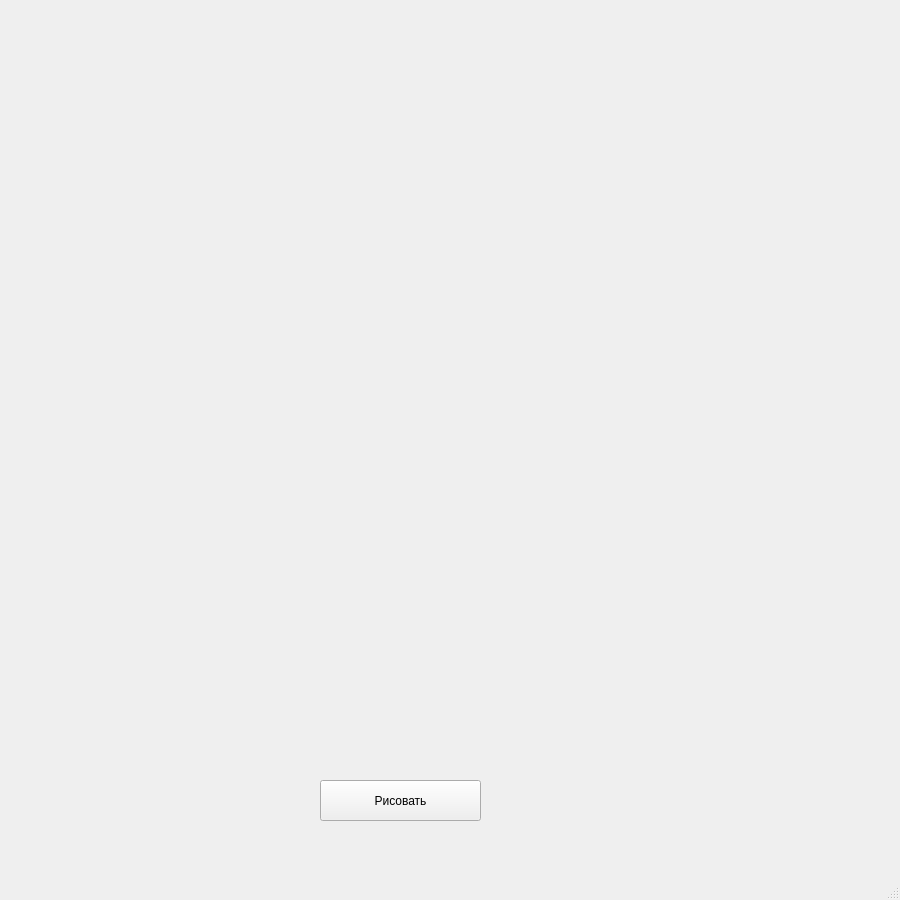
<?xml version="1.0" encoding="UTF-8"?>
<ui version="4.0">
 <class>MainWindow</class>
 <widget class="QMainWindow" name="MainWindow">
  <property name="geometry">
   <rect>
    <x>0</x>
    <y>0</y>
    <width>900</width>
    <height>900</height>
   </rect>
  </property>
  <property name="windowTitle">
   <string>MainWindow</string>
  </property>
  <widget class="QWidget" name="centralwidget">
   <widget class="QPushButton" name="btn_draw">
    <property name="geometry">
     <rect>
      <x>320</x>
      <y>780</y>
      <width>161</width>
      <height>41</height>
     </rect>
    </property>
    <property name="text">
     <string>Рисовать</string>
    </property>
   </widget>
  </widget>
  <widget class="QMenuBar" name="menubar">
   <property name="geometry">
    <rect>
     <x>0</x>
     <y>0</y>
     <width>900</width>
     <height>26</height>
    </rect>
   </property>
  </widget>
  <widget class="QStatusBar" name="statusbar"/>
 </widget>
 <resources/>
 <connections/>
</ui>
